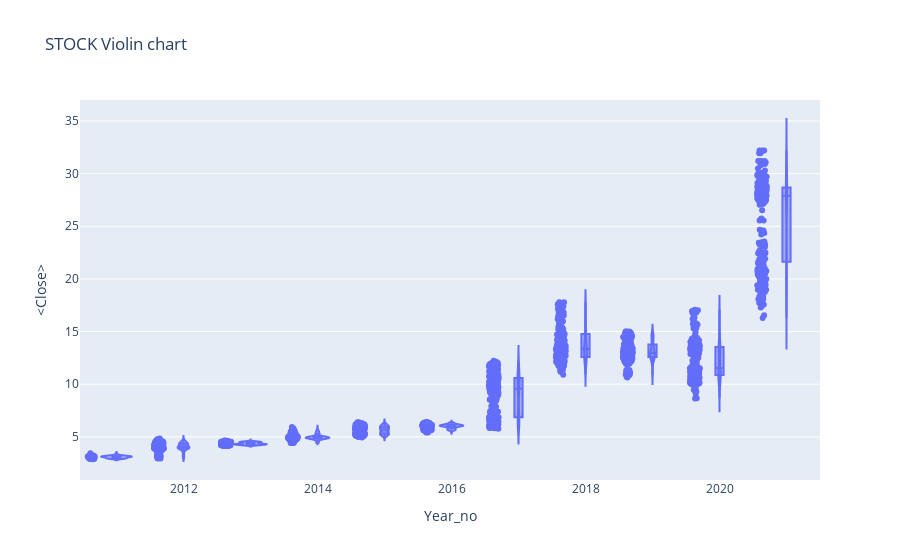

Notebook source saved alongside this figure:
### Code cell
#px.violin(df_tips, y="tip", x="smoker", color="sex", box=True, points="all",
#          hover_data=df_tips.columns)

fig = go.Figure()
px.violin(df,x='Year_no',y='<Close>',box =True, points='all',
         hover_data=df.columns, title = 'STOCK Violin chart')

### Figure 1 — Plotly figure (JSON) as saved in the notebook; plotly's stock layout.template omitted (floating-point values rounded to 4 significant figures; data arrays with more than 128 entries replaced by an {"elided": "..."} marker saying what was removed)
{"data": [{"alignmentgroup": "True", "box": {"visible": true}, "customdata": {"elided": "2525x3 mixed values"}, "hovertemplate": "Year_no=%{x}<br><Close>=%{y}<br>datetime=%{customdata[0]}<br><Volume>=%{customdata[1]}<br>Period=%{customdata[2]}<extra></extra>", "legendgroup": "", "marker": {"color": "#636efa"}, "name": "", "offsetgroup": "", "orientation": "v", "points": "all", "scalegroup": "True", "showlegend": false, "type": "violin", "x": {"elided": "2525 int values"}, "x0": " ", "xaxis": "x", "y": {"elided": "2525 float values"}, "y0": " ", "yaxis": "y"}], "layout": {"legend": {"tracegroupgap": 0}, "title": {"text": "STOCK Violin chart"}, "violinmode": "group", "xaxis": {"anchor": "y", "domain": [0, 1], "title": {"text": "Year_no"}}, "yaxis": {"anchor": "x", "domain": [0, 1], "title": {"text": "<Close>"}}}}
